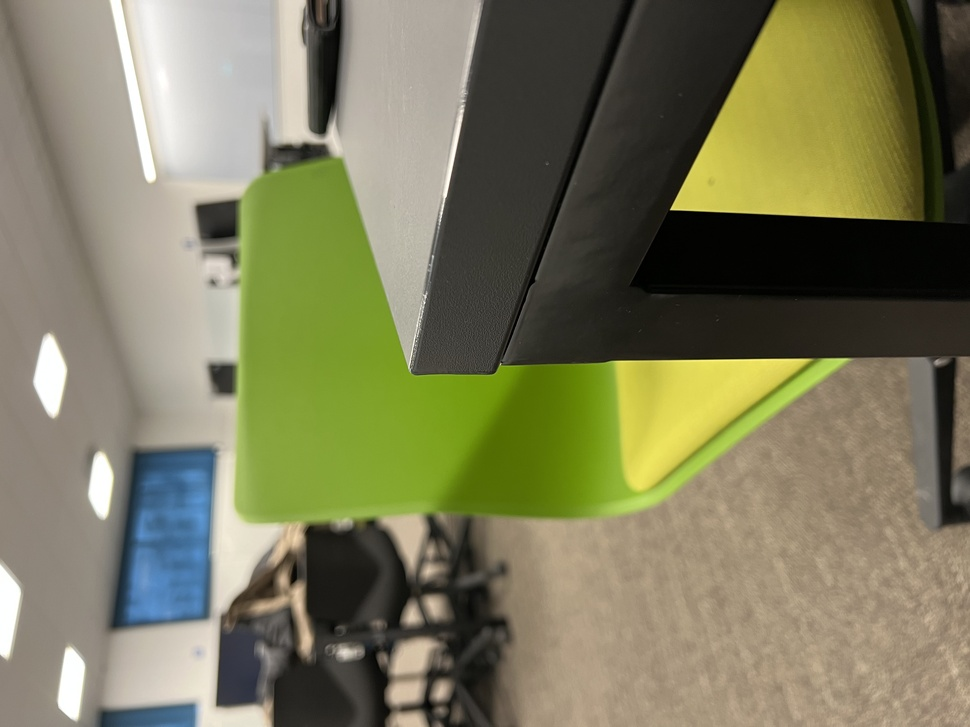
#> input picture Assignment3/start.jpeg, 970 x 727 px, shrunk from 4032 x 3024 before the run
$ python test.py
#> lines starting #> are read from the running program, lines starting #| are printed output that depends on the picture
from scipy import signal as sig
from scipy import ndimage as ndi
import numpy as np
from skimage.io import imread
from skimage.color import rgb2gray
from skimage.feature import corner_peaks
import matplotlib.pylab as plt
from math import floor

img = imread('./start.jpeg')
#> img is the input picture: shape (727, 970, 3); mean R, G, B 124.4, 123, 92.3
imggray = rgb2gray(img)
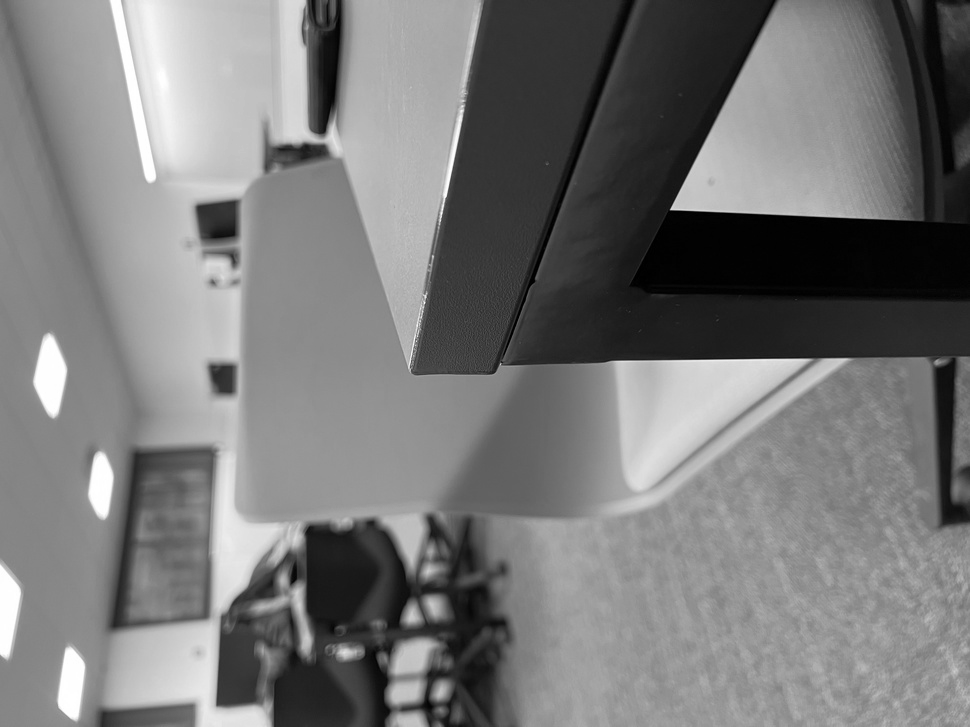
#> imggray: shape (727, 970) float64; min 0, max 1, mean 0.475

def gradient_x(imggray):
    ##Sobel operator kernels.
    kernel_x = np.array([[-1, 0, 1],[-2, 0, 2],[-1, 0, 1]])
    return sig.convolve2d(imggray, kernel_x, mode='same')
def gradient_y(imggray):
    kernel_y = np.array([[1, 2, 1], [0, 0, 0], [-1, -2, -1]])
    return sig.convolve2d(imggray, kernel_y, mode='same')
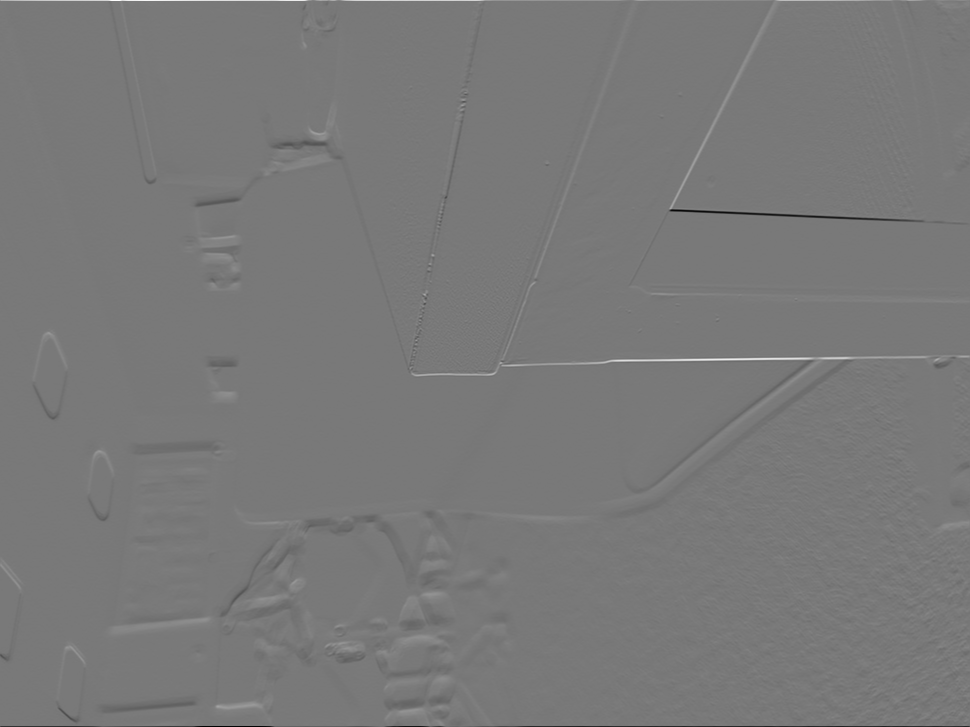
#> returned value: shape (727, 970) float64; min -3.62, max 3.99, mean 0.000366; drawn with min black and max white

I_x = gradient_x(imggray)
I_y = gradient_y(imggray)

Ixx = ndi.gaussian_filter(I_x**2, sigma=1)
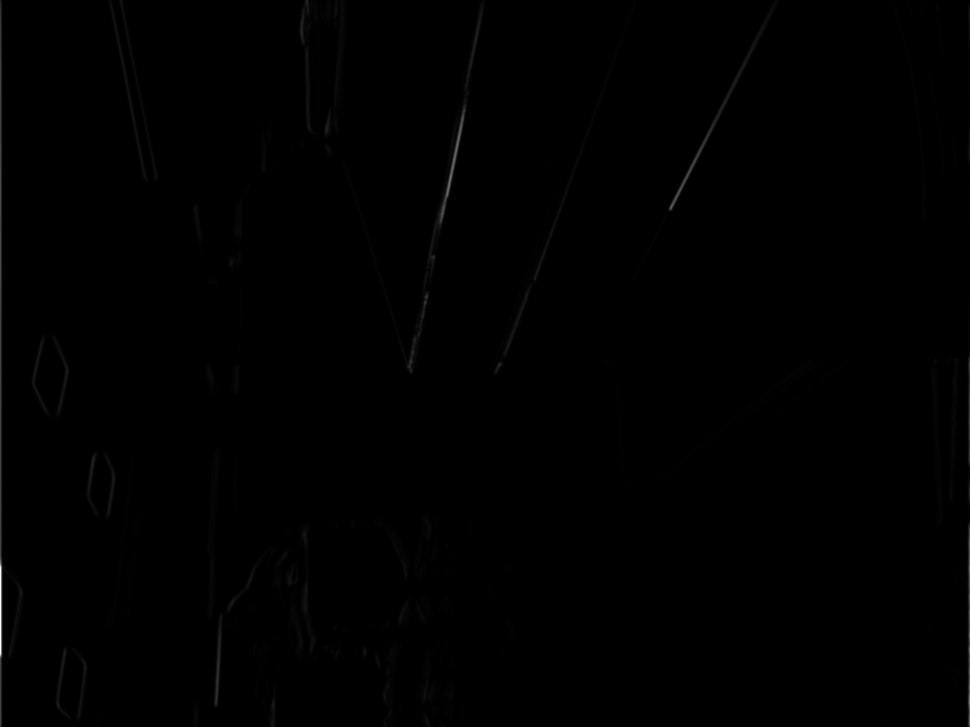
#> Ixx: shape (727, 970) float64; min 0, max 10.25, mean 0.0274; drawn with min black and max white
Ixy = ndi.gaussian_filter(I_y*I_x, sigma=1)
Iyy = ndi.gaussian_filter(I_y**2, sigma=1)

k = 0.05

# determinant
detA = Ixx * Iyy - Ixy ** 2
# trace
traceA = Ixx + Iyy

harris_response = detA - k * traceA ** 2
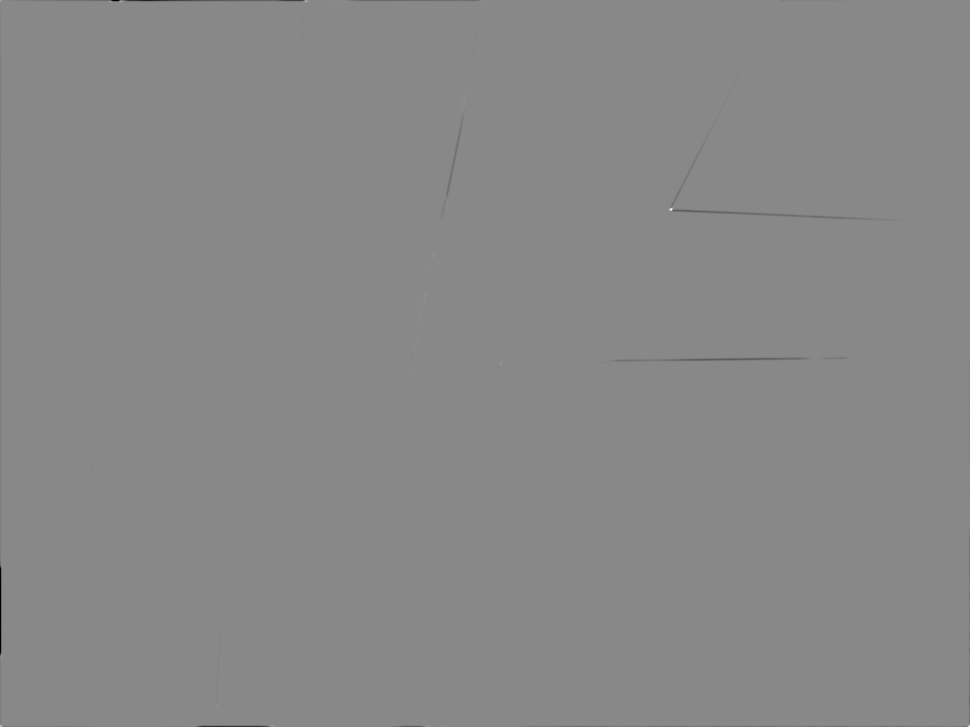
#> harris_response: shape (727, 970) float64; min -5.25, max 4.54, mean -0.00577; drawn with min black and max white

window_size = 3

offset = floor(window_size/2)
height , width =Ixx.shape
#> height = 727; width = 970

for y in range(offset, height-offset):
    for x in range(offset, width-offset):
        Sxx = np.sum(Ixx[y-offset:y+1+offset, x-offset:x+1+offset])
        Syy = np.sum(Iyy[y-offset:y+1+offset, x-offset:x+1+offset])
        Sxy = np.sum(Ixy[y-offset:y+1+offset, x-offset:x+1+offset])

#Find determinant and trace, use to get corner response
det = (Sxx * Syy) - (Sxy**2)
trace = Sxx + Syy
r = det - k*(trace**2)

img_copy_for_corners = np.copy(img)
img_copy_for_edges = np.copy(img)

for rowindex, response in enumerate(harris_response):
    for colindex, r in enumerate(response):
        if r > 0:
            # this is a corner
            img_copy_for_corners[rowindex, colindex] = [255,0,0]
        elif r < 0:
            # this is an edge
            img_copy_for_edges[rowindex, colindex] = [0,255,0]
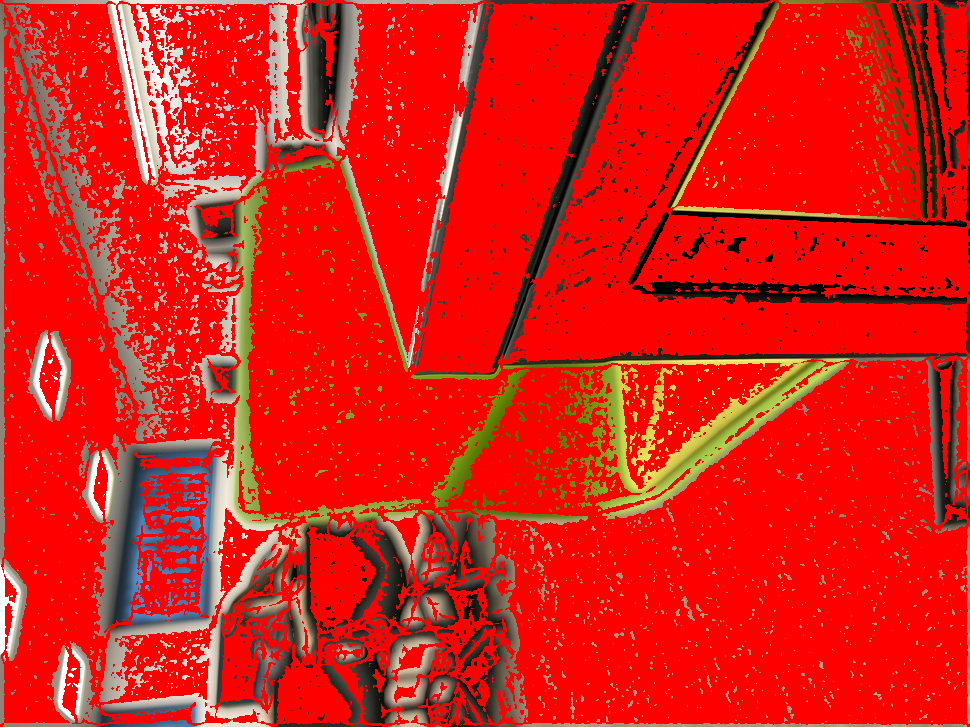
#> img_copy_for_corners: shape (727, 970, 3); mean R, G, B 220.7, 32, 25.3
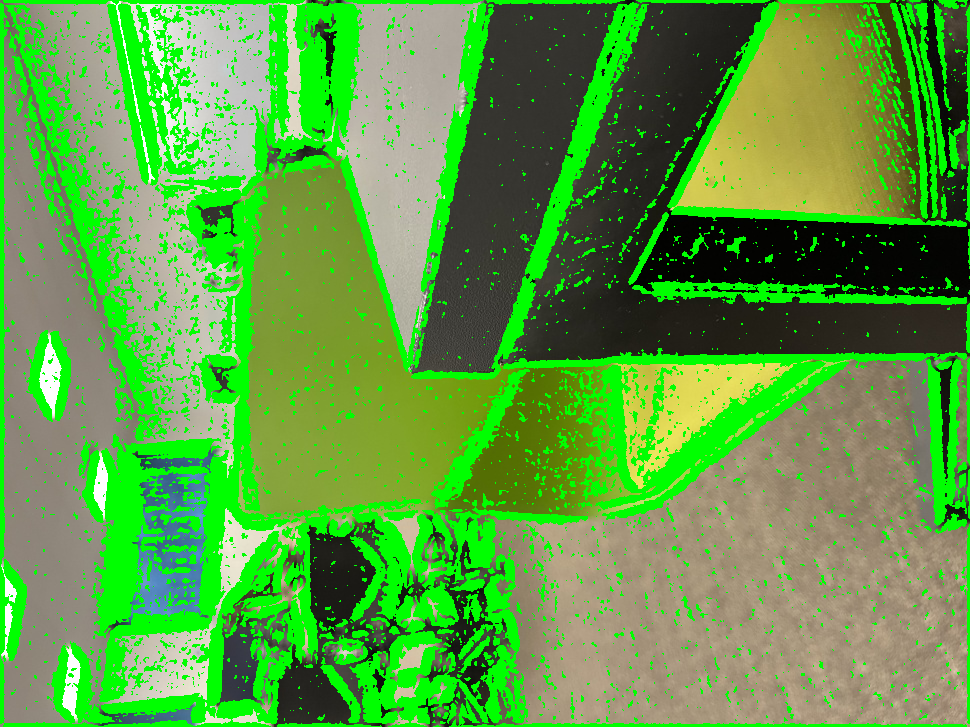
#> img_copy_for_edges: shape (727, 970, 3); mean R, G, B 92.6, 157.1, 67

corners = corner_peaks(harris_response)
#> corners = 19578 pairs, first value 1 to 725, second value 1 to 968
fig, ax = plt.subplots()
ax.imshow(img, interpolation='nearest', cmap=plt.cm.gray)
ax.plot(corners[:, 1], corners[:, 0], '.r', markersize=3)
plt.show()
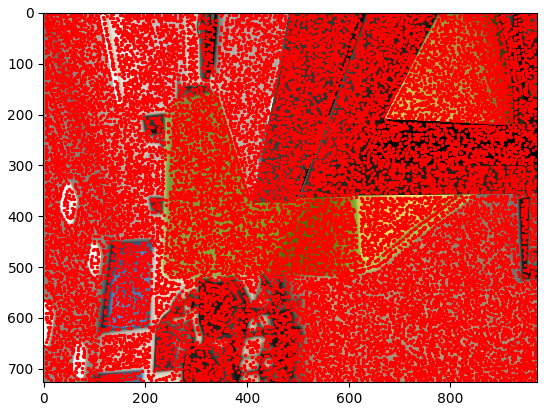
#> figure drawn by matplotlib, 1 panel
